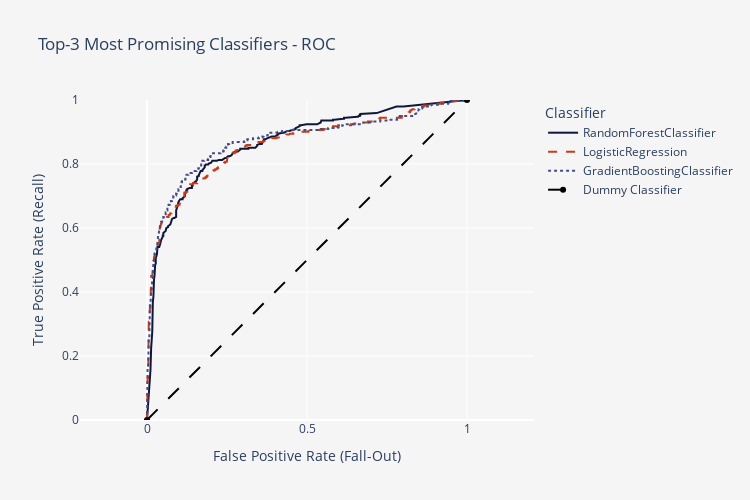

This figure's notebook cell:
### Code cell
import plotly.graph_objects as go

fig = go.Figure()
fig.add_trace(
    go.Scatter(
        x=rf_scores["FPR-TPR-Threshold"][0],
        y=rf_scores["FPR-TPR-Threshold"][1],
        name=rf_scores["Classifier"],
        line=dict(dash="solid", color="#0f173b"),
    )
)
fig.add_trace(
    go.Scatter(
        x=lr_scores["FPR-TPR-Threshold"][0],
        y=lr_scores["FPR-TPR-Threshold"][1],
        name=lr_scores["Classifier"],
        line=dict(dash="dash", color="#c73c1a"),
    )
)
fig.add_trace(
    go.Scatter(
        x=gb_scores["FPR-TPR-Threshold"][0],
        y=gb_scores["FPR-TPR-Threshold"][1],
        name=gb_scores["Classifier"],
        line=dict(dash="dot", color="#454d82"),
    )
)
fig.add_trace(
    go.Scatter(
        x=[0, 1],
        y=[0, 1],
        name="Dummy Classifier",
        line=dict(dash="longdash", color="black"),
    )
)

fig.update_layout(
    plot_bgcolor=BACKGROUND_COLOR,
    paper_bgcolor=BACKGROUND_COLOR,
    xaxis=dict(
        scaleanchor="y",
        scaleratio=1,
        range=(0, 1),
        title="False Positive Rate (Fall-Out)",
    ),
    yaxis=dict(
        scaleanchor="x",
        scaleratio=1,
        range=(0, 1),
        title="True Positive Rate (Recall)",
    ),
    legend=dict(title="Classifier"),
    title="Top-3 Most Promising Classifiers - ROC",
    height=500,
    width=750,
)
fig.show()

### Figure 1 — Plotly figure (JSON) as saved in the notebook; plotly's stock layout.template omitted (floating-point values rounded to 4 significant figures; data arrays with more than 128 entries replaced by an {"elided": "..."} marker saying what was removed)
{"data": [{"line": {"color": "#0f173b", "dash": "solid"}, "name": "RandomForestClassifier", "type": "scatter", "x": {"elided": "205 float values"}, "y": {"elided": "205 float values"}}, {"line": {"color": "#c73c1a", "dash": "dash"}, "name": "LogisticRegression", "type": "scatter", "x": {"elided": "261 float values"}, "y": {"elided": "261 float values"}}, {"line": {"color": "#454d82", "dash": "dot"}, "name": "GradientBoostingClassifier", "type": "scatter", "x": {"elided": "284 float values"}, "y": {"elided": "284 float values"}}, {"line": {"color": "black", "dash": "longdash"}, "name": "Dummy Classifier", "type": "scatter", "x": [0, 1], "y": [0, 1]}], "layout": {"height": 500, "legend": {"title": {"text": "Classifier"}}, "paper_bgcolor": "#F6F5F5", "plot_bgcolor": "#F6F5F5", "title": {"text": "Top-3 Most Promising Classifiers - ROC"}, "width": 750, "xaxis": {"range": [0, 1], "scaleanchor": "y", "scaleratio": 1, "title": {"text": "False Positive Rate (Fall-Out)"}}, "yaxis": {"range": [0, 1], "scaleanchor": "x", "scaleratio": 1, "title": {"text": "True Positive Rate (Recall)"}}}}
